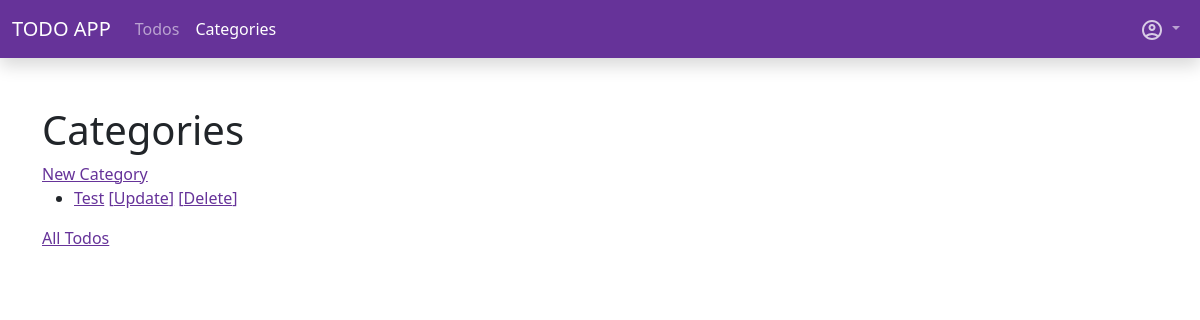
Before: /app-todos/categories/ (signed in) with the older database file.
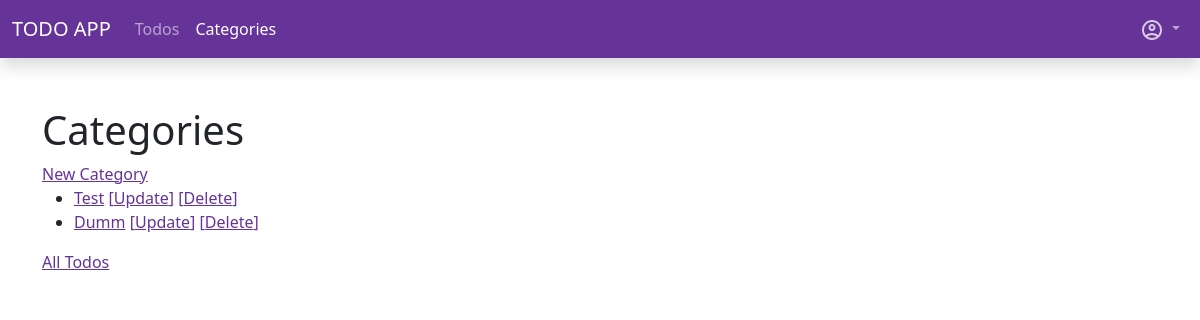
After: the same page with the newer database file.
### todo_app/models.py (models this page shows, shortened)
class Category(models.Model):
    user = models.ForeignKey(User, on_delete=models.CASCADE, verbose_name="User")
    name = models.CharField(max_length=150, verbose_name=_("Name"))
    created = models.DateTimeField(auto_now_add=True, verbose_name="Created")
    updated = models.DateTimeField(auto_now=True, verbose_name="Updated")
    def get_absolute_url(self):
        return reverse("todo_app:category_detail", kwargs={"pk": self.id})
    class Meta:
        ordering = [
            "-updated"
        ]
        verbose_name = _("Category")
        verbose_name_plural = _("Categories")

### todo_app/views.py (the view)
# urls.py: path("categories/", views.CategoryListView.as_view(), name="category_index"),
class CategoryListView(LoginRequiredMixin, ListView):
    model = Category
    template_name = "todo_app/category_index.html"
    login_url = reverse_lazy("sevo_user:sign_in")
    def get_queryset(self):
        qs = super().get_queryset()
        qs = qs.filter(user=self.request.user)
        return qs
    def get_context_data(self, **kwargs):
        ctx = super().get_context_data(**kwargs)
        ctx.update({
            "title": _("All Categories")
        })
        return ctx

### todo_app/templatetags/todo_tags.py (called while the page is built)
@register.simple_tag
def active_site(path, name):
    print(path)
    path_splitted = path.split("/")
    print(path_splitted)
    path_compare = path_splitted[2]
    if name in path_compare:
        return "active"

### todo_app/templates/todo_app/category_index.html (shortened to what this page needs)
{% extends "base.html" %}
{% load i18n %}
{% block content %}
    <h1>{% trans "Categories" %}</h1>
    <div>
        <a href="{% url "todo_app:category_create" %}">{% trans "New Category" %}</a>
    </div>
    <div>
        {% if category_list %}
        <ul>
            {% for category in category_list %}
                <li>
                    <a href="{{ category.get_absolute_url }}">{{ category.name }}</a>
                    <a href="{% url "todo_app:category_update" pk=category.pk %}">[{% trans "Update" %}]</a>
                    <a href="{% url "todo_app:category_delete" pk=category.pk %}">[{% trans "Delete" %}]</a>
                </li>
            {% endfor %}
        </ul>
        {% else %}
            <p>{% trans "No Categories available." %}</p>
        {% endif %}
    </div>
    <div>
        <a href="{% url "todo_app:todo_index" %}">{% trans "All Todos" %}</a>
    </div>
{% endblock %}

Changed rows visible on the page:
added Category: name "Dumm"
